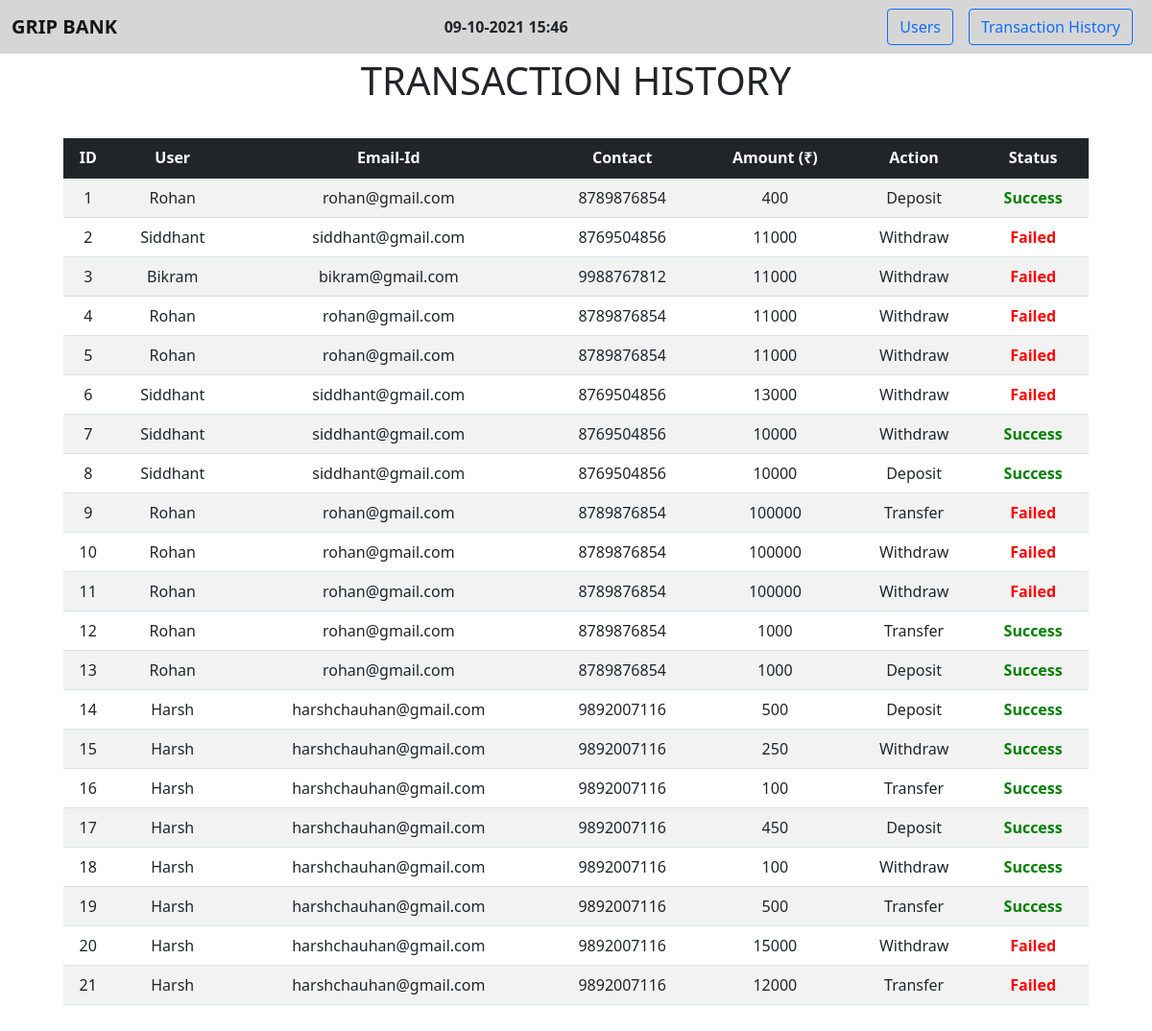
The page /history/ on the database its author committed.
### bank/models.py (models this page shows, shortened)
class History(models.Model):
    username = models.CharField(max_length=30)
    email_id = models.EmailField()
    contact = models.IntegerField()
    amount = models.IntegerField("Amount (₹)")
    action = models.CharField(max_length=30)
    status = models.CharField(max_length=30)

### bank/views.py (the view)
# urls.py: path("history/", views.HistoryPage, name="History"),
def HistoryPage(request):
    data = History.objects.all()
    return render(request, 'transaction_history.html', {"data" : data})

### templates/transaction_history.html (shortened to what this page needs)
{% extends 'base.html' %}
{% block body %}
<div class="container-fluid text-Dark py-1 text-center">
    <h1>TRANSACTION HISTORY</h1>
</div>
<div class="container row text-center py-4" style="margin: auto;">
    <div class="col-md-12">
        <table class="table table-striped table-hover">
            <thead class="table-dark">
                <th>ID</th>
                <th>User</th>
                <th>Email-Id</th>
                <th>Contact</th>
                <th>Amount (₹)</th>
                <th>Action</th>
                <th>Status</th>
            </thead>
            <tbody>
                {% for i in data %}
                    <tr>
                        <td>{{i.id}}</td>
                        <td>{{i.username}}</td>
                        <td>{{i.email_id}}</td>
                        <td>{{i.contact}}</td>
                        <td>{{i.amount}}</td>
                        <td>{{i.action}}</td>
                        {% if i.status == "Success" %}
                            <td style="color: green;"><b>{{i.status}}</b></td>
                        {% else %}
                            <td style="color: red;"><b>{{i.status}}</b></td>
                        {% endif %}
                    </tr>
                {% endfor %}
            </tbody>
        </table>
    </div>
</div>
{% endblock body %}

### rows shown on the page
History: id "1", username "Rohan", email_id "rohan@gmail.com", contact "8789876854", amount "400", action "Deposit", status "Success"
History: id "2", username "Siddhant", email_id "siddhant@gmail.com", contact "8769504856", amount "11000", action "Withdraw", status "Failed"
History: id "3", username "Bikram", email_id "bikram@gmail.com", contact "9988767812", amount "11000", action "Withdraw", status "Failed"
History: id "4", username "Rohan", email_id "rohan@gmail.com", contact "8789876854", amount "11000", action "Withdraw", status "Failed"
History: id "5", username "Rohan", email_id "rohan@gmail.com", contact "8789876854", amount "11000", action "Withdraw", status "Failed"
History: id "6", username "Siddhant", email_id "siddhant@gmail.com", contact "8769504856", amount "13000", action "Withdraw", status "Failed"
History: id "7", username "Siddhant", email_id "siddhant@gmail.com", contact "8769504856", amount "10000", action "Withdraw", status "Success"
History: id "8", username "Siddhant", email_id "siddhant@gmail.com", contact "8769504856", amount "10000", action "Deposit", status "Success"
History: id "9", username "Rohan", email_id "rohan@gmail.com", contact "8789876854", amount "100000", action "Transfer", status "Failed"
History: id "10", username "Rohan", email_id "rohan@gmail.com", contact "8789876854", amount "100000", action "Withdraw", status "Failed"
History: id "11", username "Rohan", email_id "rohan@gmail.com", contact "8789876854", amount "100000", action "Withdraw", status "Failed"
History: id "12", username "Rohan", email_id "rohan@gmail.com", contact "8789876854", amount "1000", action "Transfer", status "Success"
History: id "13", username "Rohan", email_id "rohan@gmail.com", contact "8789876854", amount "1000", action "Deposit", status "Success"
History: id "14", username "Harsh", email_id "harshchauhan@gmail.com", contact "9892007116", amount "500", action "Deposit", status "Success"
History: id "15", username "Harsh", email_id "harshchauhan@gmail.com", contact "9892007116", amount "250", action "Withdraw", status "Success"
History: id "16", username "Harsh", email_id "harshchauhan@gmail.com", contact "9892007116", amount "100", action "Transfer", status "Success"
History: id "17", username "Harsh", email_id "harshchauhan@gmail.com", contact "9892007116", amount "450", action "Deposit", status "Success"
History: id "18", username "Harsh", email_id "harshchauhan@gmail.com", contact "9892007116", amount "100", action "Withdraw", status "Success"
History: id "19", username "Harsh", email_id "harshchauhan@gmail.com", contact "9892007116", amount "500", action "Transfer", status "Success"
History: id "20", username "Harsh", email_id "harshchauhan@gmail.com", contact "9892007116", amount "15000", action "Withdraw", status "Failed"
History: id "21", username "Harsh", email_id "harshchauhan@gmail.com", contact "9892007116", amount "12000", action "Transfer", status "Failed"
